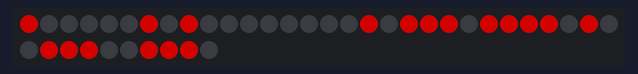
A sketch run on a simulated ESP8266 (NodeMCU). Shown: 40 RGB LEDs in strip order, left to right, continuing on the next row. Dim RGB values are drawn brighter than linear; WiFi joins after 1.5 s; servers stay silent unless stated; network time is answered at once with the bench clock; the local clock reads 2024-03-15 10:24:30 at power-on unless the sketch sets it; what the sketch prints to the serial monitor is not drawn.

Above: at 1.6 s.
At 3.03 s:
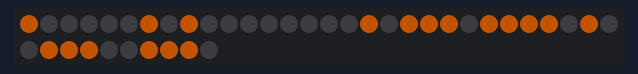
At 4.36 s:
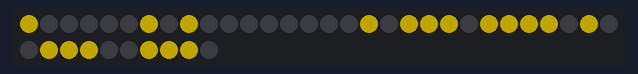

The sketch:

janepingpong.ino
```cpp
#define FASTLED_ALLOW_INTERRUPTS 0

#include <ESP8266WiFi.h>
#include <WiFiUdp.h>
#include <NTPClient.h>
#include <TimeLib.h>
#include <FastLED.h>
#include <ESP8266mDNS.h>
#include <Timezone.h>
#include <WiFiManager.h>          //https://github.com/tzapu/WiFiManager WiFi Configuration Magic

#define LED_PIN D6
#define NUM_LEDS 40
#define TIME_FORMAT 12 // 12 = 12 hours format || 24 = 24 hours format
#define BRIGHTNESS 20

WiFiUDP ntpUDP;
//WiFiManager wifiManager;

// US Pacific Time Zone (Las Vegas, Los Angeles)
TimeChangeRule usPDT = {"PDT", Second, Sun, Mar, 2, -420};
TimeChangeRule usPST = {"PST", First, Sun, Nov, 2, -480};
Timezone usPT(usPDT, usPST);

NTPClient timeClient(ntpUDP, "pool.ntp.org", 0, 60000);

int period = 1000; //Update frequency
unsigned long time_now = 0;
int Seconds, Minute, Hour;

CRGB leds[NUM_LEDS];
CHSV colour(0, 255, 180);
int hue = 0;
CHSV colourOfNumbers(160, 255, 255);
int counter = 0;

// now no need to subtract by 1
const int Place1LEDs[2][5] = {
  {},//
  {0,1,2,3,4}//should start from 0
};

const int Place2LEDs[10][11] = {
  {}, // 0 should do nothing
  {5, 11,12,13,14,15}, // 1
  {8, 5,15,14,13,7,8,9,11}, // 2
  {8, 5,15,14,13,7,12,11,9}, // 3
  {6, 15,6,7,13,12,11}, // 4
  {8, 15,5,7,6,13,12,11,9}, // 5
  {8, 15,6,7,8,9,11,12,13}, // 6
  {6, 5,15,14,13,10,9}, // 7
  {10, 5,6,7,8,9,11,12,13,14,15}, // 8
  {8, 5,15,6,7,14,13,10,9} // 9
};

const int Place3LEDs[6][11] = {
  {8, 23,22,19,20,24,25,27,28}, // 0
  {5, 24,25,26,27,28}, // 1
  {8, 23,24,25,26,21,20,19,28}, // 2
  {8, 23,24,25,26,21,19,27,28}, // 3
  {6, 23,22,21,26,27,28}, // 4
  {8, 24,23,22,21,26,27,28,19} // 5
};

const int Place4LEDs[10][11] = {
  {8, 29,30,32,33,34,35,37,38}, // 0
  {5, 34,35,36,37,38}, // 1
  {8, 33,34,35,36,31,30,29,38}, // 2
  {8, 33,24,35,36,31,37,38,29}, // 3
  {6, 33,32,31,36,37,38}, // 4
  {8, 34,33,32,31,36,37,38,29}, // 5
  {9, 34,33,32,31,30,29,38,37,36}, // 6
  {6, 33,34,35,36,39,29}, // 7
  {10, 29,30,31,32,33,34,35,36,37,38}, // 8
  {8, 31,32,33,34,35,36,39,29} // 9
};


void setup()
{

  FastLED.addLeds<WS2812, LED_PIN, GRB>(leds, NUM_LEDS);
  clearAll();

  WiFi.mode(WIFI_STA); // explicitly set mode, esp defaults to STA+AP
  //WiFiManager, Local intialization. Once its business is done, there is no need to keep it around
  WiFiManager wm;

  bool res;
  res = wm.autoConnect(); // auto generated AP name from chipid

  if(!res) {
    Serial.println("Failed to connect");
  }
  else {
    //if you get here you have connected to the WiFi
    Serial.print("Wifi connected");
  }

  // put your setup code here, to run once:
  Serial.begin(115200);

  timeClient.begin();
  delay(10);
}

void clearAll()
{
  FastLED.clear();
  FastLED.show();
}


void displaynumber(const int PlaceArr[])
{
  // PlaceArr[0] contains each respective array length
  // start at PlaceArr[1]
  for (int i = 0; i <= PlaceArr[0]; i++)
  {
    leds[PlaceArr[i]] = colour;
    Serial.print(PlaceArr[i]);
    Serial.print(",");
  }
  Serial.print("\n");
}

// hour is in 24
void adjustBrightness(int currentHour)
{
  // Olivia Brightness
  //  if (currentHour >= 22 || currentHour <= 6) {
  //    FastLED.setBrightness(0); // off
  //  } else if (currentHour >= 6 && currentHour <= 11 || currentHour >= 16 && currentHour <= 22) {
  //    FastLED.setBrightness(20);
  //  } else if (currentHour >= 11 && currentHour <= 16) {
  //    FastLED.setBrightness(40);
  //  }

  // Rachel brightness
  if (currentHour >= 20 || currentHour < 7)
  {
    FastLED.setBrightness(4); // off
  }
  else if (currentHour >= 7 && currentHour < 11 || currentHour >= 15 && currentHour < 20)
  {
    FastLED.setBrightness(16);
  }
  else if (currentHour >= 11 && currentHour < 15)
  {
    FastLED.setBrightness(32);
  }
}

void loop()
{

  timeClient.update();
  int Hours;
  unsigned long unix_epoch = timeClient.getEpochTime(); // get UNIX Epoch time
  unsigned long adjusted_unix_epoch = usPT.toLocal(unix_epoch);
  Seconds = second(adjusted_unix_epoch); // get Secondss
  Minute = minute(adjusted_unix_epoch);  // get minutes
  Hours = hour(adjusted_unix_epoch);     // get hours
//  adjustBrightness(Hours);

  if (Hours > 12) {
    Hour = Hours - 12;
  } else {
    Hour = Hours;
  }

  FastLED.clear();
  //changes the colour of background every 10 cycles
  if (counter < 10)
  {
    counter++;
  }
  else
  {
    colour.hue = (colour.hue + 1) % 256;
    counter = 0;
  }

  // Display Number Place 1
  if (Hour > 9) {
    displaynumber(Place1LEDs[1]);
  }

  // Display Number Place 2
  int HourOnesPlace = Hour % 10;
  displaynumber(Place2LEDs[HourOnesPlace]);

  int MinuteOnesPlace = Minute % 10;
  int MinuteTensPlace = (Minute - (MinuteOnesPlace)) / 10;
  // Display Number Place 3
  displaynumber(Place3LEDs[MinuteTensPlace]);
  // Display Number Place 2
  displaynumber(Place4LEDs[MinuteOnesPlace]);

  //display colons
  if (Second % 2 == 0)
  {
    leds[17] = colour;
    leds[19] = colour;
  }
  FastLED.show();
}
```
